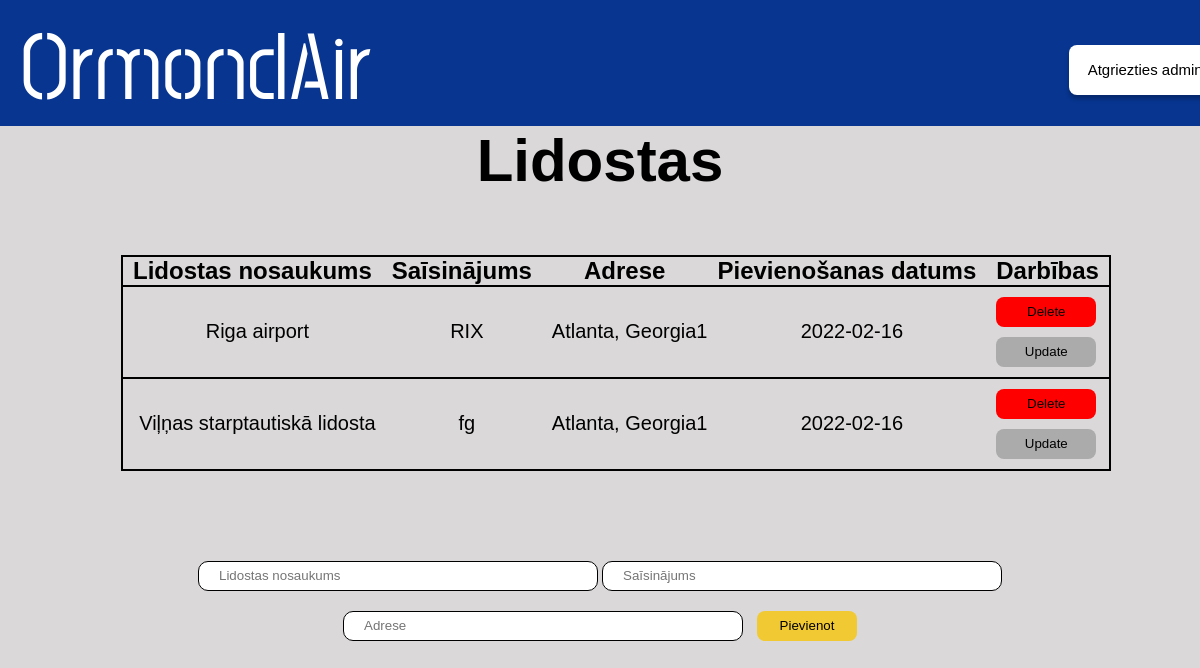
The app's page /admin/lidostas, older data.
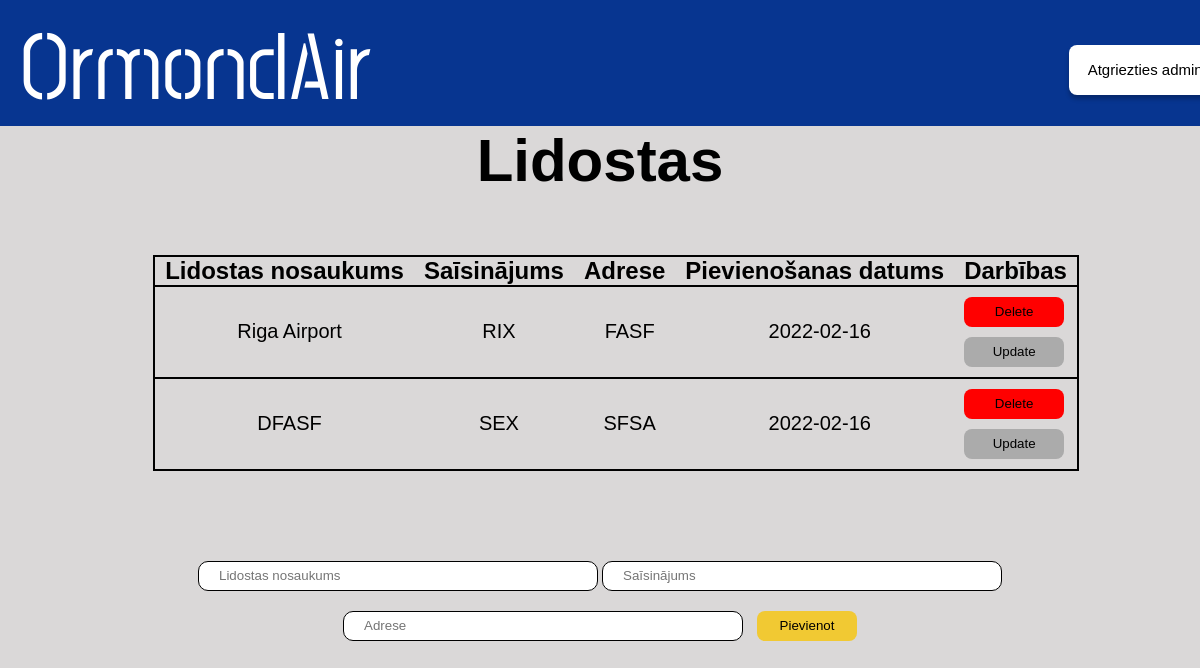
The same page, newer data.
### main.py (models this page shows, shortened)
class Lidosta(db.Model):
    id = db.Column(db.Integer, primary_key=True)
    content = db.Column(db.String(200), nullable=False)
    saisinajums = db.Column(db.String(3), nullable=False)
    adrese = db.Column(db.String(200), nullable=False)
    date_created = db.Column(db.DateTime, default=datetime.utcnow)

### main.py (the view)
@app.route('/admin/lidostas', methods=['POST', 'GET'])
def lidostas():
  if request.method == 'POST':
    new_airport = Lidosta(content=request.form['content'],saisinajums = request.form['saisinajums'], adrese=request.form['adrese'])
    try:
      db.session.add(new_airport)
      db.session.commit()
      return redirect('/admin/lidostas')
    except:
      return "Draugi nav labi!"
  else:
    tasks = Lidosta.query.order_by(Lidosta.date_created).all()
    return render_template('adminlidostas.html', tasks=tasks)

### templates/adminlidostas.html (shortened to what this page needs)
<!DOCTYPE html>
<html lang="en">
  <head>
    <link href="/static/css/stylesheet.css" rel="stylesheet" />
  </head>
  <body>
    <div class="augsejaisBaneris">
      <a href="/"><h1 class="homePage">OrmondAir</h1></a>
      <a href="/admin"><button id="atgriezties_admin">Atgriezties admin</button></a>
    </div>
    <div class="apaksejaisBaneris">
      <h1 id="virsraksts">Lidostas</h1>
      {% if tasks|length < 1 %}
      <h4 id="apaksraksts">Nav pievienota neviena lidosta! </h4>
      {% else %}
      <div class="tabulaBox">
        <table class="tabula">
          <tr class="tabula">
            <th class="teksts">Lidostas nosaukums</th>
            <th class="teksts">Saīsinājums</th>
            <th class="teksts">Adrese</th>
            <th class="teksts">Pievienošanas datums</th>
            <th class="teksts">Darbības</th>
          </tr>
          {% for task in tasks %}
            <tr class="tabula">
              <td class="dbteksts">{{ task.content }}</td>
              <td class="dbteksts">{{ task.saisinajums }}</td>
              <td class="dbteksts">{{ task.adrese }}</td>
              <td class="dbteksts">{{ task.date_created.date() }}</td>
              <td>
                <a href="/delete/{{task.id}}"><button id=dzest>Delete</button></a>
                <br>
                <a href="/update/{{task.id}}"><button id=labot>Update</button></a>
              </td>
            </tr>
          {% endfor %}
        </table>
      </div>
      {% endif %}
      <form action="/admin/lidostas" method="POST" id="form">
        <input class="input" type="text" name="content" id="content" maxlength="50" placeholder="Lidostas nosaukums" required>
        <input class="input" type="text" name="saisinajums" id="saisinajums" maxlength="3" placeholder="Saīsinājums" required>
        <input class="input" type="text" name="adrese" id="adrese" maxlength="50"placeholder="Adrese" required>
        <input type="submit" value="Pievienot" id="pievienot">
      </form>
    </div>
  </body>
</html>

### static/css/stylesheet.css (style rules this page uses)
body { background: rgba(186, 182, 182, 0.53); }
* { margin: 0; padding: 0; box-sizing: border-box; text-decoration: none; }
.augsejaisBaneris { position: absolute; left: 0%; right: 0%; top: 0%; bottom: 84.28%; background: #073590; }
.homePage { position: absolute; left: 0%; font-family: Post No Bills Colombo Medium; font-size: 96px; display: flex; margin-left: 20px; color: #ffffff; user-select: none; }
.apaksejaisBaneris { position: absolute; top: 15.72%; right: 0px; left: 0px; }
#atgriezties_admin { position: absolute; width: 152px; height: 50.63px; left: 89.1%; top: 35.4%; background: #ffffff; border-radius: 8px; box-shadow: 0px 4px 4px rgba(0, 0, 0, 0.25); border-style: none; font-family: Arial, Helvetica, sans-serif; font-size: 15px; cursor: pointer; }
#pievienot { width: 100px; height: 30px; background: #f1c933; border-radius: 8px; outline: none; cursor: pointer; border: 1px solid transparent; margin-left: 10px; }
.teksts { font-family: Arial, Helvetica, sans-serif; font-size: 24px; color: #000000; padding-left: 10px; padding-right: 10px; }
.input { background: #ffffff; border: 1px solid #000000; box-sizing: border-box; border-radius: 10px; outline: none; padding-left: 20px; padding-right: 20px; width: 400px; height: 30px; margin-top: 10px; margin-bottom: 10px; }
#dzest { width: 100px; height: 30px; background: #ff0000; border-radius: 8px; outline: none; cursor: pointer; border: 1px solid transparent; margin-top: 10px; margin-left: 10px; }
#labot { width: 100px; height: 30px; background: #ababab; border-radius: 8px; outline: none; cursor: pointer; border: 1px solid transparent; margin-top: 10px; margin-left: 10px; margin-bottom: 10px; }
.dbteksts { text-align: center; font-family: Arial, Helvetica, sans-serif; font-size: 20px; color: #000000; padding-left: 10px; }
#virsraksts { text-align: center; font-family: Arial, Helvetica, sans-serif; font-size: 60px; color: #000000; }
.tabula { border-collapse: collapse; border: solid 2px #000000; margin-left: auto; margin-right: auto; margin-top: 40px; margin-bottom: 40px; }
#form { text-align: center; }
.tabulaBox { display: block; max-height: 500px; width: 96%; overflow: auto; margin-top: 20px; margin-left: 40px; margin-bottom: 40px; }

Row changes from the older to the newer data that the page shows:
removed Lidosta: content "Viļņas starptautiskā lidosta", saisinajums "fg", adrese "Atlanta, Georgia1", date_created "2022-02-16"
changed Lidosta "RIX": content "Riga airport" → "Riga Airport"; adrese "Atlanta, Georgia1" → "FASF"
added Lidosta: content "DFASF", saisinajums "SEX", adrese "SFSA", date_created "2022-02-16"
